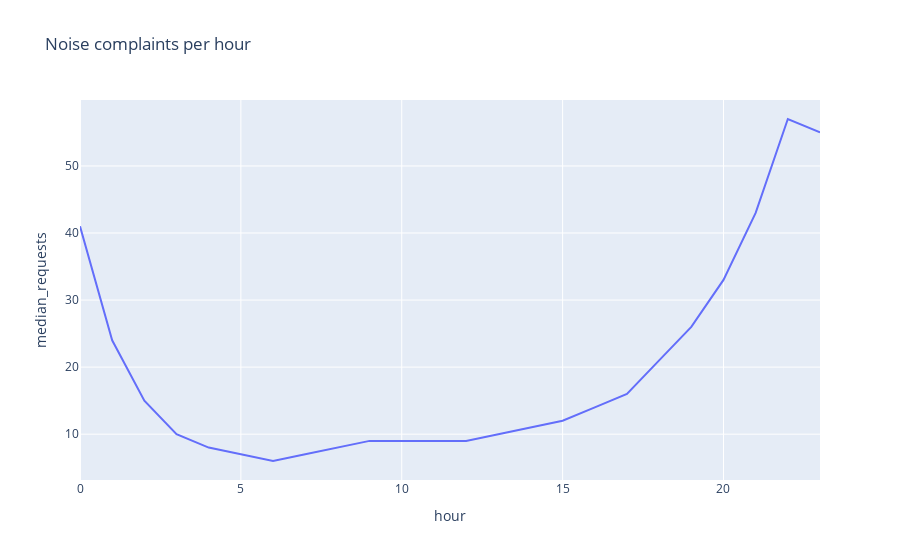

Write notebook code for a chart like this one.
### Code cell
fig = px.line(noise_hour, x='hour', y='median_requests', title='Noise complaints per hour')
fig.show()

### Figure 1 — Plotly figure (JSON) as saved in the notebook; plotly's stock layout.template omitted (floating-point values rounded to 4 significant figures)
{"data": [{"hoverlabel": {"namelength": 0}, "hovertemplate": "hour=%{x}<br>median_requests=%{y}", "legendgroup": "", "line": {"color": "#636efa", "dash": "solid"}, "mode": "lines", "name": "", "showlegend": false, "type": "scatter", "x": [0, 1, 2, 3, 4, 5, 6, 7, 8, 9, 10, 11, 12, 13, 14, 15, 16, 17, 18, 19, 20, 21, 22, 23], "xaxis": "x", "y": [41, 24, 15, 10, 8, 7, 6, 7, 8, 9, 9, 9, 9, 10, 11, 12, 14, 16, 21, 26, 33, 43, 57, 55], "yaxis": "y"}], "layout": {"legend": {"tracegroupgap": 0}, "title": {"text": "Noise complaints per hour"}, "xaxis": {"anchor": "y", "domain": [0, 1], "title": {"text": "hour"}}, "yaxis": {"anchor": "x", "domain": [0, 1], "title": {"text": "median_requests"}}}}
